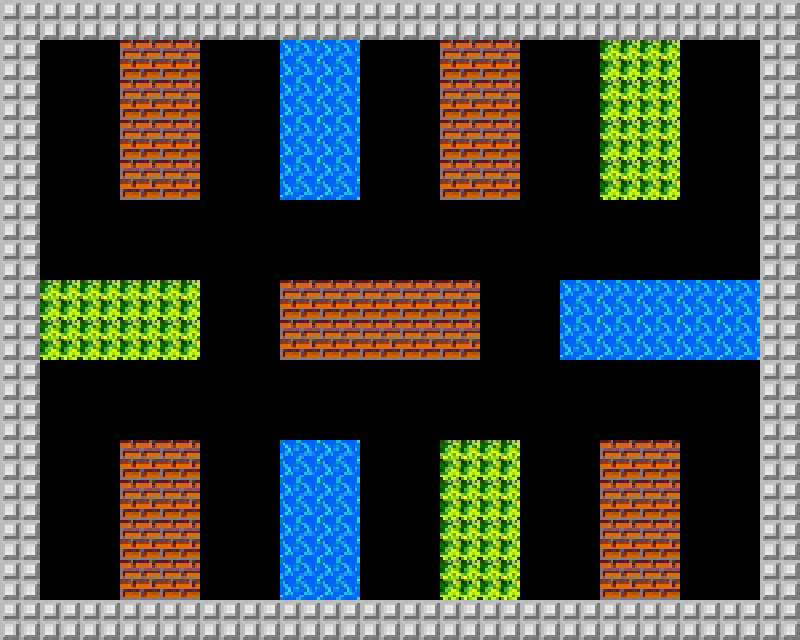

A 2D game scene composited from a Tiled map and its tileset images. What follows is a short description and the map's XML, with each tile layer's data collapsed to a summary:
An orthogonal 20x16 tile map with 40x40 px tiles, 2 tile layers (meta, barrier), 2 tilesets and 3 objects (player, enemy1, enemy2).

<map version="1.0" orientation="orthogonal" renderorder="right-down" width="20" height="16" tilewidth="40" tileheight="40" nextobjectid="4">
 <tileset firstgid="1" name="tiles" tilewidth="40" tileheight="40" tilecount="4" columns="4">
  <image source="tiles.png" width="160" height="40" />
  <tile id="2">
   <properties>
    <property name="type" value="steel" />
   </properties>
  </tile>
  <tile id="3">
   <properties>
    <property name="type" value="wall" />
   </properties>
  </tile>
 </tileset>
 <tileset firstgid="5" name="meta_tiles" tilewidth="40" tileheight="40" tilecount="4" columns="4">
  <image source="meta_tiles.png" width="160" height="40" />
  <tile id="0">
   <properties>
    <property name="collidable" type="bool" value="true" />
   </properties>
  </tile>
 </tileset>
 <layer name="meta" width="20" height="16">
  <data>[320 cells, 138 non-empty, 1 distinct tile ids]</data>
 </layer>
 <layer name="barrier" width="20" height="16">
  <data>[320 cells, 160 non-empty, 4 distinct tile ids]</data>
 </layer>
 <objectgroup name="objects">
  <object id="1" name="player" x="370" y="567" width="19" height="23" />
  <object id="2" name="enemy1" x="250" y="50" width="19" height="19" />
  <object id="3" name="enemy2" x="532" y="50" width="19" height="19" />
 </objectgroup>
</map>